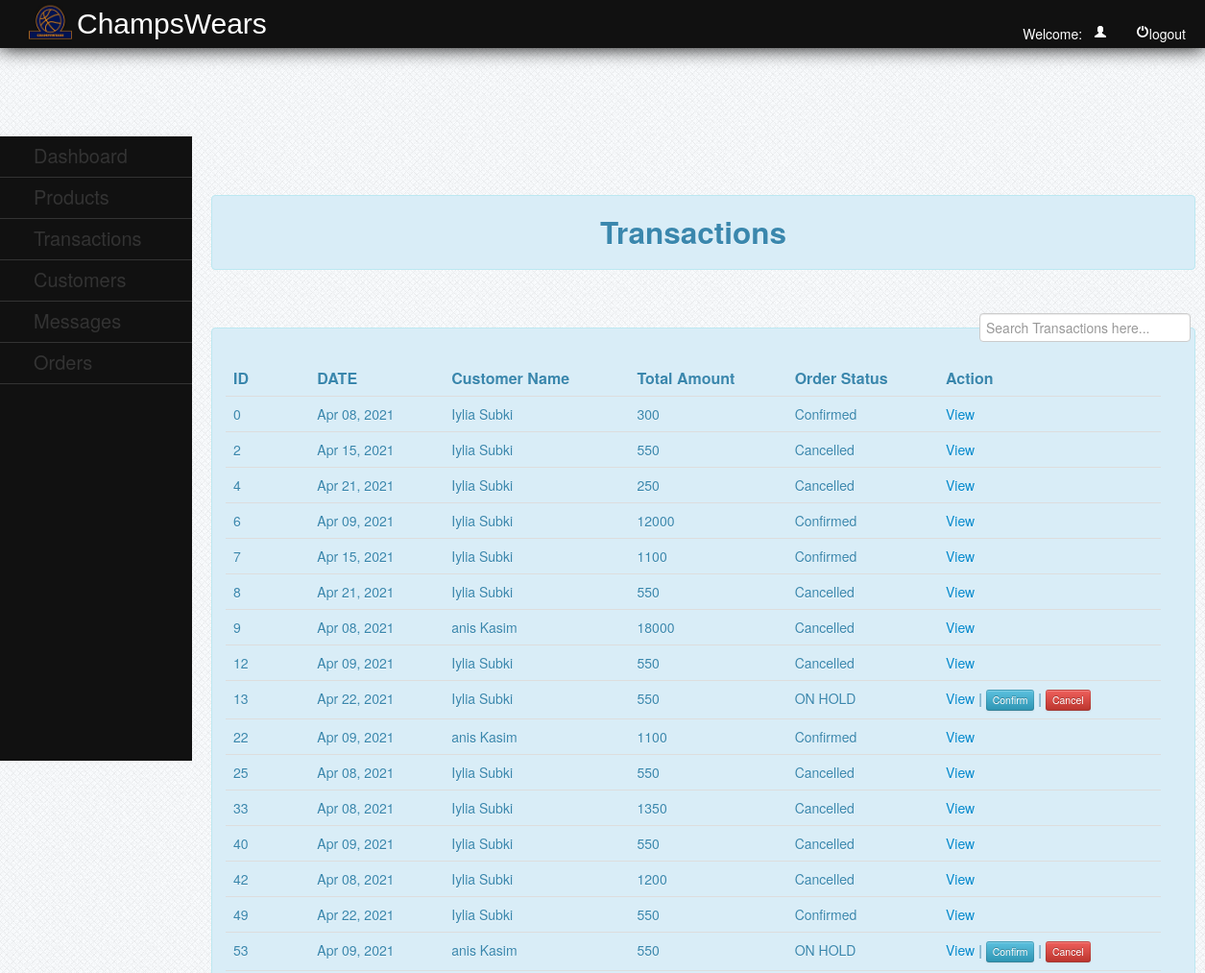
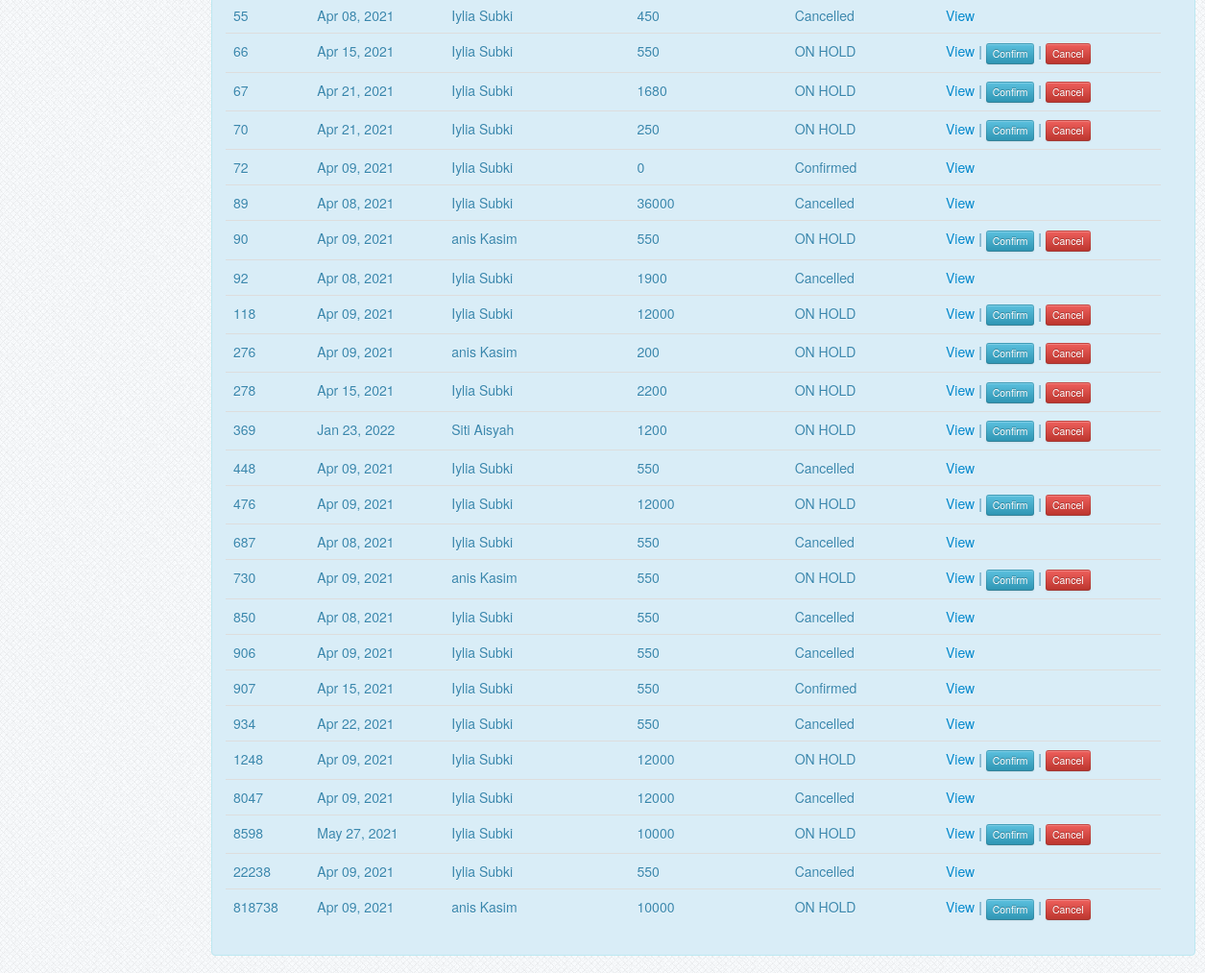
Screenshot of /admin/transaction.php (signed in) with the database file from the repository (2 pictures, top to bottom).
### tables this page shows
CREATE TABLE `transaction` (
  `transaction_id` int(11) NOT NULL,
  `customerid` int(11) NOT NULL,
  `amount` int(11) NOT NULL,
  `order_stat` varchar(100) NOT NULL,
  `order_date` varchar(50) NOT NULL
);

CREATE TABLE `customer` (
  `customerid` int(11) NOT NULL,
  `firstname` varchar(50) NOT NULL,
  `mi` varchar(1) NOT NULL,
  `lastname` varchar(50) NOT NULL,
  `address` varchar(100) NOT NULL,
  `country` varchar(50) NOT NULL,
  `zipcode` varchar(20) NOT NULL,
  `mobile` varchar(20) NOT NULL,
  `telephone` varchar(20) NOT NULL,
  `email` varchar(50) NOT NULL,
  `password` varchar(50) NOT NULL
);

### admin/transaction.php (the view, shortened to what this page needs)
<?php
	include("../db/dbconn.php");
?>
<!DOCTYPE html>
<html>
<head>
	<link rel = "stylesheet" type = "text/css" href="../css/style.css" media="all">
	<link rel="stylesheet" type="text/css" href="../css/bootstrap.css">
		<link href="../facefiles/facebox.css" media="screen" rel="stylesheet" type="text/css" />
</head>
<body>
	<div id="header" style="position:fixed;">
		<img src="../img/logo1.jpg">
		<label>ChampsWears</label>
			<?php
				$id = (int) $_SESSION['id'];
					$query = mysqli_query ($conn, "SELECT * FROM admin WHERE adminid = '$id' ") or die (mysqli_error());
					$fetch = mysqli_fetch_array ($query);
			?>
			<ul>
				<li><a href="../function/admin_logout.php"><i class="icon-off icon-white"></i>logout</a></li>
				<li>Welcome:&nbsp;&nbsp;&nbsp;<i class="icon-user icon-white"></i><?php echo $fetch['username']; ?></a></li>
			</ul>
	</div>
	<br>
	<div id="leftnav">
		<ul>
			<li><a href="admin_home.php" style="color:#333;">Dashboard</a></li>
			<li><a href="admin_home.php">Products</a>
			</li>
			<li><a href="transaction.php">Transactions</a></li>
			<li><a href="customer.php">Customers</a></li>
			<li><a href="message.php">Messages</a></li>
			<li><a href="order.php">Orders</a></li>
		</ul>
	</div>
	<div id="rightcontent" style="position:absolute; top:10%;">
			<div class="alert alert-info"><center><h2>Transactions	</h2></center></div>
			<br />
				<label  style="padding:5px; float:right;"><input type="text" name="filter" placeholder="Search Transactions here..." id="filter"></label>
			<br />
			<div class="alert alert-info">
			<table class="table table-hover" style="background-color:;">
				<thead>
				<tr style="font-size:16px;">
					<th>ID</th>
					<th>DATE</th>
					<th>Customer Name</th>
					<th>Total Amount</th>
					<th>Order Status</th>
					<th>Action</th>
				</tr>
				</thead>
				<tbody>
				<?php
					$query = mysqli_query($conn, "SELECT * FROM transaction LEFT JOIN customer ON customer.customerid = transaction.customerid") or die(mysqli_error());
					while($fetch = mysqli_fetch_array($query))
						{
						$id = $fetch['transaction_id'];
						$amnt = $fetch['amount'];
						$o_stat = $fetch['order_stat'];
						$o_date = $fetch['order_date'];
						$name = $fetch['firstname'].' '.$fetch['lastname'];
				?>
				<tr>
					<td><?php echo $id; ?></td>
					<td><?php echo $o_date; ?></td>
					<td><?php echo $name; ?></td>
					<td><?php echo $amnt; ?></td>
					<td><?php echo $o_stat; ?></td>
					<td><a href="receipt.php?tid=<?php echo $id; ?>">View</a>
					<?php
					if($o_stat == 'Confirmed'){
					}elseif($o_stat == 'Cancelled'){
					}else{
					echo '| <a class="btn btn-mini btn-info" href="confirm.php?id='.$id.'">Confirm</a> ';
					echo '| <a class="btn btn-mini btn-danger" href="cancel.php?id='.$id.'">Cancel</a></td>';
					}
					?>
				</tr>
				<?php
					}
				?>
				</tbody>
			</table>
			</div>
			</div>
</body>
</html>

### css/style.css (style rules this page uses)
body { background:url(../images/bg.png) repeat scroll left top #e7ebf2; }
#header { height:50px; width:100%; background-color:#111; color:#fff; text-indent:10px; -webkit-box-shadow:0px 0px 20px 0px black; -moz-box-shadow:0px 0px 20px 0px black; box-shadow:0px 0px 20px 0px black; }
#header img { position:absolute; height:45px; width:45px; margin-left:20px; margin-top:2.5px; }
#header label { position:relative; top:15px; color:#fff; text-indent:80px; font-size:30px; clear:both; font-family:arial; }
#header ul { list-style-type:none; position:relative; }
#header ul li { display:inline; position:relative; float:right; margin-right:20px; }
#header ul li a { text-decoration:none; color:#fff; }
#leftnav { position:fixed; background-color:#111; width:200px; top:7%; height:650px; }
#leftnav ul { list-style-type:none; text-indent:35px; right:25px; position:relative; }
#leftnav ul li { border-bottom:1px solid #333; padding-top:10px; padding-bottom:10px; width:200px; }
#leftnav ul li a { text-decoration:none; color:#333; font-size:20px; }
#rightcontent { position:relative; width:1025px; top:50px; left:220px; z-index:-99999; }

### rows the page displays
transaction: transaction_id "0", order_date "Apr 08, 2021", customerid.lastname "Iylia Subki", amount "300", order_stat "Confirmed"
transaction: transaction_id "2", order_date "Apr 15, 2021", customerid.lastname "Iylia Subki", amount "550", order_stat "Cancelled"
transaction: transaction_id "4", order_date "Apr 21, 2021", customerid.lastname "Iylia Subki", amount "250", order_stat "Cancelled"
transaction: transaction_id "6", order_date "Apr 09, 2021", customerid.lastname "Iylia Subki", amount "12000", order_stat "Confirmed"
transaction: transaction_id "7", order_date "Apr 15, 2021", customerid.lastname "Iylia Subki", amount "1100", order_stat "Confirmed"
transaction: transaction_id "8", order_date "Apr 21, 2021", customerid.lastname "Iylia Subki", amount "550", order_stat "Cancelled"
transaction: transaction_id "9", order_date "Apr 08, 2021", customerid.lastname "anis Kasim", amount "18000", order_stat "Cancelled"
transaction: transaction_id "12", order_date "Apr 09, 2021", customerid.lastname "Iylia Subki", amount "550", order_stat "Cancelled"
transaction: transaction_id "13", order_date "Apr 22, 2021", customerid.lastname "Iylia Subki", amount "550", order_stat "ON HOLD"
transaction: transaction_id "22", order_date "Apr 09, 2021", customerid.lastname "anis Kasim", amount "1100", order_stat "Confirmed"
transaction: transaction_id "25", order_date "Apr 08, 2021", customerid.lastname "Iylia Subki", amount "550", order_stat "Cancelled"
transaction: transaction_id "33", order_date "Apr 08, 2021", customerid.lastname "Iylia Subki", amount "1350", order_stat "Cancelled"
transaction: transaction_id "40", order_date "Apr 09, 2021", customerid.lastname "Iylia Subki", amount "550", order_stat "Cancelled"
transaction: transaction_id "42", order_date "Apr 08, 2021", customerid.lastname "Iylia Subki", amount "1200", order_stat "Cancelled"
transaction: transaction_id "49", order_date "Apr 22, 2021", customerid.lastname "Iylia Subki", amount "550", order_stat "Confirmed"
transaction: transaction_id "53", order_date "Apr 09, 2021", customerid.lastname "anis Kasim", amount "550", order_stat "ON HOLD"
transaction: transaction_id "55", order_date "Apr 08, 2021", customerid.lastname "Iylia Subki", amount "450", order_stat "Cancelled"
transaction: transaction_id "66", order_date "Apr 15, 2021", customerid.lastname "Iylia Subki", amount "550", order_stat "ON HOLD"
transaction: transaction_id "67", order_date "Apr 21, 2021", customerid.lastname "Iylia Subki", amount "1680", order_stat "ON HOLD"
transaction: transaction_id "70", order_date "Apr 21, 2021", customerid.lastname "Iylia Subki", amount "250", order_stat "ON HOLD"
transaction: transaction_id "72", order_date "Apr 09, 2021", customerid.lastname "Iylia Subki", amount "0", order_stat "Confirmed"
transaction: transaction_id "89", order_date "Apr 08, 2021", customerid.lastname "Iylia Subki", amount "36000", order_stat "Cancelled"
transaction: transaction_id "90", order_date "Apr 09, 2021", customerid.lastname "anis Kasim", amount "550", order_stat "ON HOLD"
transaction: transaction_id "92", order_date "Apr 08, 2021", customerid.lastname "Iylia Subki", amount "1900", order_stat "Cancelled"
transaction: transaction_id "118", order_date "Apr 09, 2021", customerid.lastname "Iylia Subki", amount "12000", order_stat "ON HOLD"
transaction: transaction_id "276", order_date "Apr 09, 2021", customerid.lastname "anis Kasim", amount "200", order_stat "ON HOLD"
transaction: transaction_id "278", order_date "Apr 15, 2021", customerid.lastname "Iylia Subki", amount "2200", order_stat "ON HOLD"
transaction: transaction_id "369", order_date "Jan 23, 2022", customerid.lastname "Siti Aisyah", amount "1200", order_stat "ON HOLD"
transaction: transaction_id "448", order_date "Apr 09, 2021", customerid.lastname "Iylia Subki", amount "550", order_stat "Cancelled"
transaction: transaction_id "476", order_date "Apr 09, 2021", customerid.lastname "Iylia Subki", amount "12000", order_stat "ON HOLD"
transaction: transaction_id "687", order_date "Apr 08, 2021", customerid.lastname "Iylia Subki", amount "550", order_stat "Cancelled"
transaction: transaction_id "730", order_date "Apr 09, 2021", customerid.lastname "anis Kasim", amount "550", order_stat "ON HOLD"
transaction: transaction_id "850", order_date "Apr 08, 2021", customerid.lastname "Iylia Subki", amount "550", order_stat "Cancelled"
transaction: transaction_id "906", order_date "Apr 09, 2021", customerid.lastname "Iylia Subki", amount "550", order_stat "Cancelled"
transaction: transaction_id "907", order_date "Apr 15, 2021", customerid.lastname "Iylia Subki", amount "550", order_stat "Confirmed"
transaction: transaction_id "934", order_date "Apr 22, 2021", customerid.lastname "Iylia Subki", amount "550", order_stat "Cancelled"
transaction: transaction_id "1248", order_date "Apr 09, 2021", customerid.lastname "Iylia Subki", amount "12000", order_stat "ON HOLD"
transaction: transaction_id "8047", order_date "Apr 09, 2021", customerid.lastname "Iylia Subki", amount "12000", order_stat "Cancelled"
transaction: transaction_id "8598", order_date "May 27, 2021", customerid.lastname "Iylia Subki", amount "10000", order_stat "ON HOLD"
transaction: transaction_id "22238", order_date "Apr 09, 2021", customerid.lastname "Iylia Subki", amount "550", order_stat "Cancelled"
transaction: transaction_id "818738", order_date "Apr 09, 2021", customerid.lastname "anis Kasim", amount "10000", order_stat "ON HOLD"
